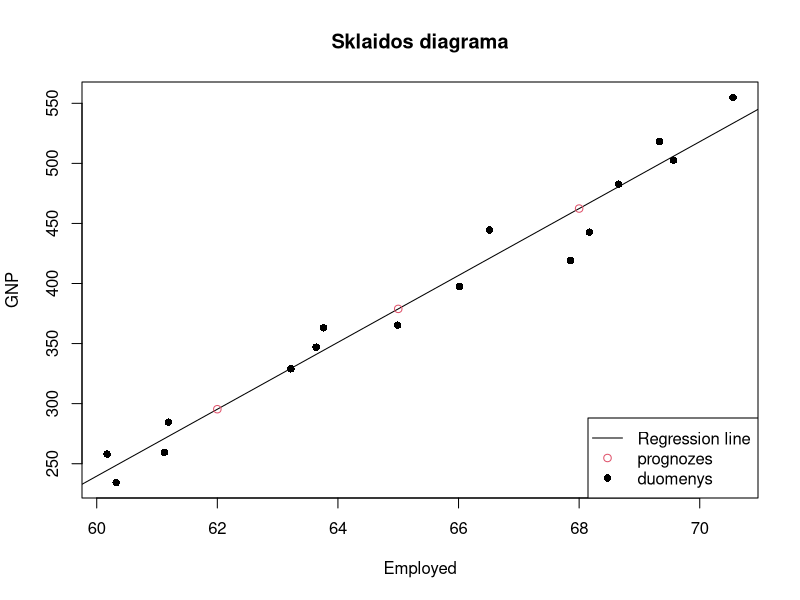

Write R code to recreate this figure.
## ---- chunk 1
knitr::opts_chunk$set(echo = TRUE)
## ---- chunk 2
names(longley)

longley.lm <- lm(GNP ~ Employed, data = longley)
 
 summary(lm(GNP~Employed, longley))
 
 
## ---- chunk 3
longley.lm <- lm(GNP ~ Employed, data = longley)
predict(longley.lm,newdata=data.frame(Employed=c(62,65,68)))
## ---- chunk 4
longley.lm <- lm(GNP ~ Employed, data = longley)
 plot(GNP ~ Employed, data = longley, pch=16, main="Sklaidos diagrama", xlab="Employed", ylab = "GNP")
 abline(coef(longley.lm))
 predict(longley.lm,newdata=data.frame(Employed=c(62,65,68)))->pre
 
 points(c(62,65,68), pre, col=2)
 legend("bottomright", legend = c("Regression line","prognozes", "duomenys" ), col = c(1,2,1), lty = c(1,NA,NA), pch=c(NA, 1, 16) )
 
